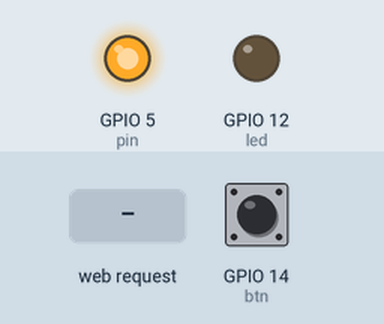
A sketch run on a simulated ESP8266 (NodeMCU). Shown: output pins drawn as LEDs (lit = HIGH). The test bench sets the inputs (shaded band); at power-on: GPIO 14 (btn) LOW. WiFi joins after 1.5 s; servers stay silent unless stated; what the sketch prints to the serial monitor is not drawn.

Above: at 2.7 s.
2.8 s: HTTP request GET / received
At 3.3 s:
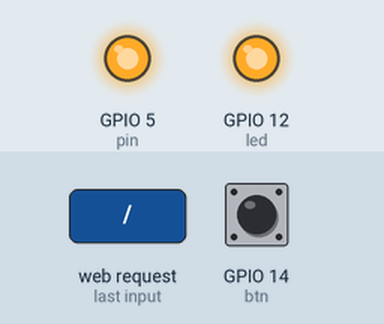
4.9 s: HTTP request GET /report/ received
Timing chart, 0 to 7.9 s (numbered marks = the images above; inputs shaded):
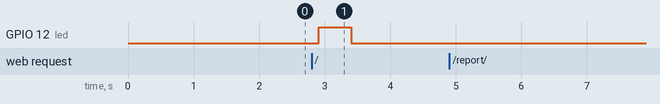

Measured:
- after the input at 2.8 s, GPIO 12 (led): LOW → HIGH after 0.11 s, → LOW 0.50 s later
- after the input at 4.9 s, every drawn part: stays the same

The sketch:

sketch_ino.ino
```cpp
#include <ESP8266WiFi.h>
#include <WiFiClient.h>
#include <ESP8266WebServer.h>
#include <ESP8266mDNS.h>
#include <WiFiUdp.h>
#include <ArduinoOTA.h>
const char* ssid  = "M 2.4G ";
const char* password  = "helloWorld11";
const char* ssid_ap   = "Wambo_ap";
const char* password_ap = "244466666";
const int pin = 5 ;
const int btn = 14;
const int led =12;
 IPAddress staticIP(192, 168, 0, 184);
 IPAddress gateway(192, 168, 0, 101);
 IPAddress subnet(255, 255, 0, 0);
ESP8266WebServer server(80);

const char* prog1 PROGMEM={"<html> <head> <META HTTP-EQUIV=\"Refresh\" CONTENT=5> <style> body{margin:0px;background-color:rgba(0,140,255,0.4);} #fp{border-radius:20px;background-color:rgba(255,255,200,0.45);box-shadow: 0px 1px 10px silver;height:"};
int progPerc=10;
const char* prog2 PROGMEM={"%;width:100%} </style> </head> <body> <div id=\"fp\" title=\"From countdown\"> </div> </body> </html>"};
const char* index1 PROGMEM={"<html> <head> <link rel=\"preconnect\" href=\"https://fonts.googleapis.com\"> <link rel=\"preconnect\" href=\"https://fonts.gstatic.com\" crossorigin> <link href=\"https://fonts.googleapis.com/css2?family=Roboto+Slab:wght@700&family=Rubik:wght@300&family=Ubuntu:wght@500&display=swap\" rel=\"stylesheet\"> <title>wambo</title> <meta name=\"viewport\" content=\"width=device-width, initial-scale=1\"> <style> #titlle {float:right;margin:0px 10px;background-color:rgba(255,185,25,80%);border-radius:15px;padding:7px;} #titlle li{display:inline-block; padding:0px 5px;padding-top:4px;} #msg_i{height:20px;width:37px} #logo{height:55px;width:55px;} #updi{height:28px;width:30px ;float:right;background-color:rgb(240,240,255);border:2px dotted gray;border-radius:5px;} #subt{background-color:rgba(68,255,200,35%);margin-top:0px;margin-bottom:0px;padding:15px} #subt li{display:inline-block; padding:8px;background-color:rgba(25,255,255,95%);border-radius:15px;border:3px solid rgba(255,160,30,35%) ; font-size:17px;} #container table{display:inline-block;border-radius:6px; background-color:rgba(155,130,240,30%);padding:10px;align:center;margin:0px 20px; box-shadow: 3px 3px 5px lightblue;} #container table td {border-width:3px;border-color:rgba(195,175,220,80%);border-radius:6px;background-color:white;} #container2{background-color:rgba(150,255,235,35%);margin:0px;box-shadow:0 4px 8px 0 rgba(0, 0, 0, 0.2), 0 6px 20px 0 rgba(0, 0, 0, 0.19);} #input{border-color:rgba(21,152,252,80%);border-radius:3px;padding:5px; margin:15px auto; margin-top:0px;background-color:rgba(255,235,150,55%); } #input td{border-width:2px;border-color:rgba(203,152,255,80%);border-radius:3px;padding:3px;background-color:rgba(213,243,162,70%);} #till,#from{background-color:rgba(78,255,250,30%);color:rgba(130,55,255,80%);text-align:center;font-size:20px} #send{background-color:rgba(187,250,78,60%); border-radius:2px; border-color:rgba(176,230,198); color:rgb(90,30,90);} #container iframe{display:inline-block; border-radius:10px; box-shadow: 3px 3px 5px lightblue;} #time{width:235px;color:gray;background-color:aqua;border:2px dotted;border-radius:5px;float:right;padding:0px;margin-right:10%;px;} .fromp{display:inline-block;border:1px dotted black;border-radius:20px;background-color:rgba(0,140,255,0.4);box-shadow: 2px 3px 10px lightblue;float:right} #fp{border-radius:20px;background-color:rgba(255,255,200,0.45);box-shadow: 0px 1px 10px silver; float:right} #p1{position:relative;top:-120px;margin:0px 20px 0px 0px;} #p2{margin:0px;} #prev,#next{margin:0px 15px;} body{ margin:0px; background-color:rgba(255,185,185,10%); font-family:arial; overflow:hidden; } .hdder{ background-color:rgba(25,255,255,65%); padding:15px; margin:0; box-shadow:0 4px 8px 0 rgba(0, 0, 0, 0.2), 0 6px 20px 0 rgba(0, 0, 0, 0.19); } .hdderWrapper{ font-family: 'Roboto Slab', arial,serif; color:rgba(80,120,120); font-size:35px; text-align:center; } .shadowLight{ box-shadow:0 4px 5px 0 rgba(100, 100, 100, 0.2), 0 6px 20px 0 rgba(0, 0, 0, 0.19); } .genericText{ font-size:20px; font-family:'Rubik',sans-serif; display:inline-block; } </style> </head> <body id=\"bdy\"> <div class=\"hdder\"> <h2 class=\"hdderWrapper\">WamBo</h2> <ul id=\"titlle\" class=\"shadowLight\"> <li id=\"mp\"><a href=\"/sm/\"style=\"width:37px;height:20px;position:relative;top:-20px\">SiteMap</a></li> <li><a href='/abt/'><image src=\"https://raw.githubusercontent.com/manishxzaviour/wambo/v1.3/LOGO.png\" id=\"logo\" title=\"logo\"></li> </ul> </div> <div id=\"wrapper\"> <ul id=\"subt\"> <li class=\"shadowLight\"><a href=\"/raw/\">RAW</a></li> <li class=\"shadowLight\"><a id=\"msg\" href=\"/msg/\"><image src =\"https://raw.githubusercontent.com/manishxzaviour/wambo/v1.3/MSGG.png\" id=\"msg_i\" title=\"stored memo\"></a></li> </ul> </div> <div id=\"container2\"> <form name=\"f1\" action=\"/wambo\"onsubmit=\"return check()\" method=\"post\"> <table id=\"input\" border=\"3px\" class=\"shadowLight\"> <tr> <th> <label>From:&nbsp;</label><input list=\"selF\" type=\"text\" maxlength=\"3\"name=\"from*\" id=\"from\" style=\"width:50%;\" placeholder=\"0.0\" value=\"0.0\"> <datalist id=\"selF\" > <option value=0.0></option> <option value=0.3></option> <option value=1.0></option> <option value=1.3></option> <option value=2.0></option> <option value=2.3></option> <option value=3.0></option> <option value=4.0></option> <option value=6.0></option> <option value=7.0></option> <option value=8.0></option> <option value=10.0></option> </datalist> </th></tr> <tr><td>&nbsp;</td><td><input type=\"submit\" value=\"&nbsp;&nbsp;&nbsp;>>&nbsp;&nbsp;&nbsp;\" id=\"send\"></td></tr> <tr><th><label>&nbsp;For:&nbsp;&nbsp;&nbsp;</label><input list=\"selF\" type=\"text\"name=\"for*\" id=\"till\" placeholder=\"8.0\" maxlength=\"3\" style=\"width:50%;\" value=\"8.0\"></th></tr> </table> <div id=\"container\" align=\"center\"> <table border=\"2px\" border-color=\"silver\"style=\"border-style: dotted\" class=\"genericText\"> <tr><td></td><td id=\"day\" style=\"text-align:center\">Schedule</td></tr> <tr><td>4_6</td><td class=\"sced\"><p id=\"a\"></p></td></tr> <tr><td>6_8</td><td class=\"sced\"><p id=\"b\" ></p></td></tr> <tr><td>8_10</td><td class=\"sced\"><p id=\"c\"></p></td></tr> <tr><td>10_12</td><td class=\"sced\"><p id=\"d\"></p></td></tr> <tr><td>12_14</td><td class=\"sced\"><p id=\"e\"></p></td></tr> <tr><td>14_16</td><td class=\"sced\"><p id=\"f\"></p></td></tr> <tr><td>16_18</td><td class=\"sced\"><p id=\"g\"></p></td></tr> <tr><td>18_20</td><td class=\"sced\"><p id=\"h\"></p></td></tr> <tr><td>20_22</td><td class=\"sced\"><p id=\"i\"></p></td></tr> <tr><td>22_24</td><td class=\"sced\"><p id=\"j\"></p></td></tr> <tr><td>24_2</td><td class=\"sced\"><p id=\"k\"></p></tr> </table> <iframe src=\"/report/\" title=\"report\" height=\"300px\" width=\"400px\" style=\"border:2px dotted rgba(240,130,235); \" id=\"rep\"></iframe> <iframe src=\"/fromp/\" class=\"fromP\" id=\"p1\"style=\"width:24px;height:400px;\"></iframe> </div> <input id=\"time\" type=\"text\" name=\"t*\" class=\"shadowLight genericText\"> <a href=\"/upd/\"><image src=\"https://raw.githubusercontent.com/manishxzaviour/wambo/v1.3/UPD.png\" id=\"updi\" title=\"UPDATE\" class=\"shadowLight\"></a> </form> </div> <iframe src=\"/fromp/\" class=\"fromP\" id=\"p2\" style=\"width:24px;height:200px;transform:rotate(90deg);\"></iframe> <script language=\"javascript\"> var dateTime= new Date(); document.getElementById(\"time\").value=dateTime; function refT() { var ref=String(new Date()); document.getElementById(\"time\").value=ref.substring(0,24); } setInterval(refT,1000); var sendB=document.getElementById(\"send\"); function sendC(){ document.getElementById(\"input\").style=\"background-color:#00ff00\"; } var frm=document.getElementById(\"from\"); var till=document.getElementById(\"till\"); function check(){ let x = document.forms[\"f1\"][\"from*\"].value; let y = document.forms[\"f1\"][\"till*\"].value; sendC(); if (isNaN(parseFloat(x))||isNan(parseFloat(y))) { alert(\"input should be a number\"); return false; } } frm.onfocus=function(){ frm.value=''; } till.onfocus=function(){ till.value=''; } if(/Android|webOS|iPhone|iPad|iPod|BlackBerry|IEMobile|Opera Mini/i.test(navigator.userAgent)){ document.getElementById('bdy').style=\"overflow:auto; overflow-x: hidden;\"; document.getElementById('p1').style=\"display:none\"; }else{ document.getElementById('p2').style=\"display:none\" } var scedule=[\"*******\",\"*******\",\"*******\",\"*******\",\"*******\",\"*******\",\"*******\",\"*******\",\"*******\",\"*******\",\"*******\"]; function Scedule(){ var slot=['a','b','c','d','e','f','g','h','i','j','k']; for(let i=0;i<11;i++){ var x=document.getElementById(slot[i]); x.textContent=scedule[i]; } } window.onload=Scedule; </script> </body> </html>"};
// notworking as exected
const char* rep PROGMEM=R"rawliteral(
<!DOCTYPE html>
<html>
  <head>
    <script type="text/javascript" src="https://www.gstatic.com/charts/loader.js"></script>
    <link rel="preconnect" href="https://fonts.googleapis.com">
    <link rel="preconnect" href="https://fonts.gstatic.com" crossorigin>
    <link href="https://fonts.googleapis.com/css2?family=Roboto+Slab:wght@700&display=swap" rel="stylesheet">
    <script src="https://ajax.googleapis.com/ajax/libs/jquery/3.5.1/jquery.min.js"></script>
    <style>
      html{scroll-behavior:smooth}
      body{background-color:rgba(255,250,250);overflow:hidden}
      #tDist{box-shadow:0 4px 5px 0 rgba(100, 100, 100, 0.2), 0 6px 20px 0 rgba(0, 0, 0, 0.19);}
      #info{color:rgba(125,100,135,0.7);font-size:20px;text-align:center;font-family: 'Roboto Slab', serif;}
      #container{display:flex;overflow-x:auto;overflow-y:hidden;box-shadow:0 4px 5px 0 rgba(100, 100, 100, 0.1), 0 6px 20px 0 rgba(0, 0, 0, 0.1);}
      .item{border-right:2px dotted grey;height:200px}
      ::-webkit-scrollbar {width: 10px;}
      ::-webkit-scrollbar-track { background: #f1f1f1; border-radius:5px;}
      ::-webkit-scrollbar-thumb {background: #888;  border-radius:5px;}
      ::-webkit-scrollbar-thumb:hover {background: #555; }
  </style>
  <title>Report</title>
  </head>
  <body>
    <section id="container">
       <div id="d1"  class="item"></div>
       <div id="d2"  class="item"></div>
        <div id="d3"  class="item"></div>
        <div id="d4"  class="item"></div>
      <div id="d5" class="item"></div>
      </div>
    </section>
    <p id="info">
        REPORT
    </p>
    <p id="status"></p>
        </div>
    <script>
      google.charts.load('current',{packages:['corechart']});
      google.charts.load('current', {'packages':['table']});
      google.charts.setOnLoadCallback(drawPie);
      google.charts.setOnLoadCallback(drawLine);
      google.charts.setOnLoadCallback(drawScatter);
      google.charts.setOnLoadCallback(drawBar);
      function drawPie(){
        var onT=16;
        var offT=8;
        var pieD = google.visualization.arrayToDataTable([
            ['distribution','duration'],
            ['onTime', onT],
            ['offTime',offT],
          ]);
          var pieOpt= {
            title:'Distribution',
            is3D:true
          };
            var  pie = new google.visualization.PieChart(document.getElementById('d1'));
            pie.draw(pieD, pieOpt);
      }
      var EleD=[
            ['wh', 'period'],
            [50,7],[60,8],[70,8],[80,9],[90,9],[100,9],
            [110,10],[120,11],[130,14],[140,14],[150,15]];
      var UsageD=[['Activation-Time', 'Day'],
            [50,7],[60,8],[70,8],[80,9],[90,9],[100,9],
            [110,10],[120,11],[130,14],[140,14],[150,15]];
      var SavingsD=[['Month', 'Savings in wH','Temperature(Avg)'],
            ['Italy', 55,24],
            ['France', 49,22],
            ['Spain', 44,20.9],
            ['USA', 24,19],
            ['Argentina', 15,18]
            ];
      function drawLine(){
        var lineD = google.visualization.arrayToDataTable(EleD);
          var  lineOpt = {
              title: 'Electricity saved vs offTime',
            hAxis: {title: 'Period-Day'},
            vAxis: {title: 'Electricity-wH'},
            legend: 'none'
          };
        var  line = new google.visualization.LineChart(document.getElementById('d2'));
        line.draw(lineD, lineOpt);
      }
      function drawScatter(){
        var pointD = google.visualization.arrayToDataTable(UsageD);
          var  pointOpt = {
              title: 'Activation-Time vs Day',
            hAxis: {title: 'Period-Day'},
            vAxis: {title: 'Time-24H'},
            legend: 'none'
          };
        var  point = new google.visualization.ScatterChart(document.getElementById('d3'));
        point.draw(pointD, pointOpt);
      }
      function drawBar(){
        var barD = google.visualization.arrayToDataTable(SavingsD);
            var barOpt = {
              title: 'Savings'
            };
        var  bar = new google.visualization.BarChart(document.getElementById('d4'));
        bar.draw(barD, barOpt);
      }
      function drawTable() {
        var tableD = new google.visualization.DataTable();
        tableD.addColumn  ('string', 'YYYY-MM-DD');
        tableD.addColumn('string', 'Temperature');
    tableD.addRows([["Date","Celcius"]]);
        tableD.addRows(wetherDF);
        var table = new google.visualization.Table(document.getElementById('d5'));
    tableD.allowHtml=true
    tableD.setProperty(3,1,"one",{style: 'font-style:bold; font-size:20px;'});
        table.draw(tableD, {showRowNumber: true, width: '100%', height: '100%'});
    send();
      }
      let wetherPune="https://api.tomorrow.io/v4/timelines?location=18.5204303,73.8567437&fields=temperature&units=metric&timesteps=1d&apikey=4eN1LmVG8PWXsdiUiAqVGqDZmV94LQbY"
      let wetherD="";
      let  wetherDF=[];
      format();
      $(document).ready(function(){
      try{$.get(wetherPune, function(data, status){
          wetherD=JSON.stringify(data);
          console.log("Data: " + wetherD + "\nStatus: " + status);
          format()  ;
          send();
      });}
      catch(err){
        console.log(err.message);
      }
      });
      function send(){
        var xhttp = new XMLHttpRequest();
        xhttp.onreadystatechange = function() {
          if (this.readyState == 4 && this.status == 200) {
            console.log(this.responseText);
          }
        };
        xhttp.open("POST", "\report\temp", true);
        xhttp.send(wetherDF);
        xhttp.send(wetherDF);
      }
      function format(){
        let format=wetherD.substring(0,119);
        wetherD=wetherD.substring(119,wetherD.length-4)
        for(let i=0;i<=wetherD.length;i++){
        if(wetherD[i]=='{'){
          let a=wetherD.slice(wetherD[i],wetherD.indexOf("}}")+2);
          wetherDF.push(a);
          i=wetherD.indexOf("}}")+2;
          wetherD=wetherD.slice(wetherD.indexOf("}}")+2,wetherD.length);
        }
        }
        console.log(wetherDF);
        let tempDF=[];
        for(let i=0;i<=wetherDF.length;i++){
          let a=[];
          let b=String(wetherDF[i]);
          a.push(b.slice(b.indexOf("\"startTime\":\"")+13,b.indexOf("\",\"")-10));
          a.push(b.slice(b.indexOf("\"temperature\":")+14,b.indexOf("}}")));
          tempDF.push(a);
        }
        tempDF.pop("['', '{v:}']")
        console.log(tempDF);
        wetherDF=tempDF;
        google.charts.setOnLoadCallback(drawTable);
      }
    </script>
  </body>
</html>
)rawliteral";
void Blink(){
  digitalWrite(led,   HIGH);
  delay(500);
  digitalWrite(led, LOW);
  delay(500);
}
void Ota(){
  ArduinoOTA.onStart([]() {
    Serial.println("Update Start");
    Blink();
  });
ArduinoOTA.onEnd([]() {
    Serial.println("Update \nEnd");
  });
 ArduinoOTA.onProgress([](unsigned int progress, unsigned int total) {
    Serial.printf("Progress: %u%%\r", (progress / (total / 100)));
  });
  ArduinoOTA.onError([](ota_error_t error) {
    Serial.printf("Error[%u]: ", error);
    if (error == OTA_AUTH_ERROR) Serial.println("Auth Failed");
    else if (error == OTA_BEGIN_ERROR) Serial.println("Begin Failed");
    else if (error == OTA_CONNECT_ERROR) Serial.println("Connect Failed");
    else if (error == OTA_RECEIVE_ERROR) Serial.println("Receive Failed");
    else if (error == OTA_END_ERROR) Serial.println("End Failed");
  });
  ArduinoOTA.begin();
}
void wifi(){
  WiFi.begin(ssid, password);
  WiFi.setAutoReconnect(true);
  WiFi.config(staticIP, gateway, subnet);
  while (WiFi.status() != WL_CONNECTED) {
    delay(500);
    Serial.print(".");
  }
  // Print local IP address and start web server
  Serial.println("");
  Serial.println("WiFi connected.");
  Serial.println("IP address: ");
  Serial.println(WiFi.localIP());
  }
void ap(){
  Blink();
  Blink();
  Blink();
  WiFi.mode(WIFI_AP);
  WiFi.softAP(ssid_ap, password_ap);
  WiFi.softAPConfig(staticIP, gateway, subnet);
  }
void Index(){
  Blink();
  server.send(200,"text/html",index1);
  //server.send(200,"text/html",);
  Serial.println("Served Index");
}
void Report(){//check rem
  server.send(200,"text/html",rep);
  Serial.println("Served report");
}
void Fromp(){
  server.send(200,"text/html",prog1+String(progPerc)+prog2);
  //server.send(200,"text/html",);
  //server.send(200,"text/html",prog2);
}
void handleNotFound(){
  server.send(404, "text/plain", "404");
    Serial.println(404);
}
void Serv(){
  server.begin();
  server.on("/", Index);//
   server.on("/report/", Report);//
   server.on("/fromp/", Fromp);//
  server.onNotFound(handleNotFound);//
}
void setup() {
  // put your setup code here, to run once:
 pinMode(pin, OUTPUT);
  pinMode(led, OUTPUT);
  digitalWrite(pin, HIGH);
  pinMode(btn, INPUT);
  Serial.begin(74880);
  //wifii();
   Serial.print("Connecting to ");
  Serial.println(ssid);
  WiFi.begin(ssid, password);
  WiFi.setAutoReconnect(true);
  if(digitalRead(btn)==HIGH){
    ap();
    }
  else{wifi();} // manage sram plz
  Serv();
  Ota();
}

void loop() {
  // put your main code here, to run repeatedly:
server.handleClient();
     ArduinoOTA.handle();
     digitalWrite(pin, HIGH);
     delay(200);
}
```
